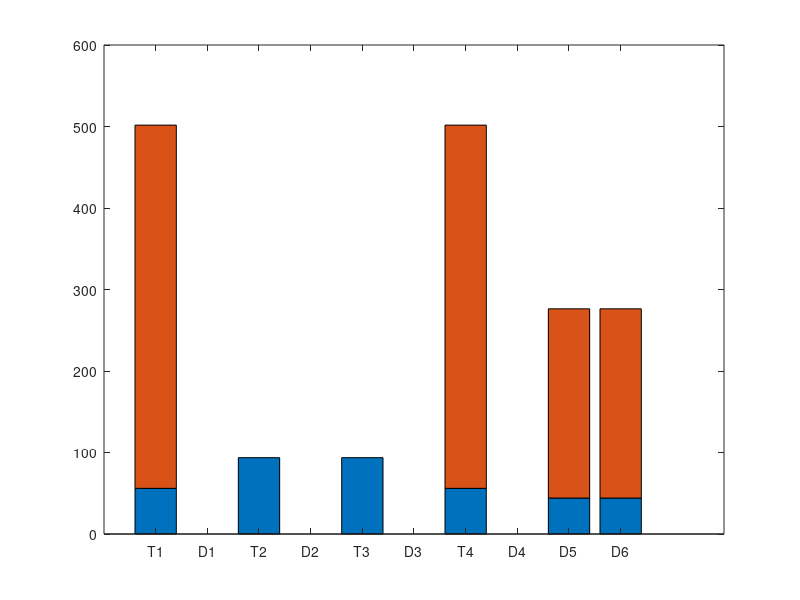
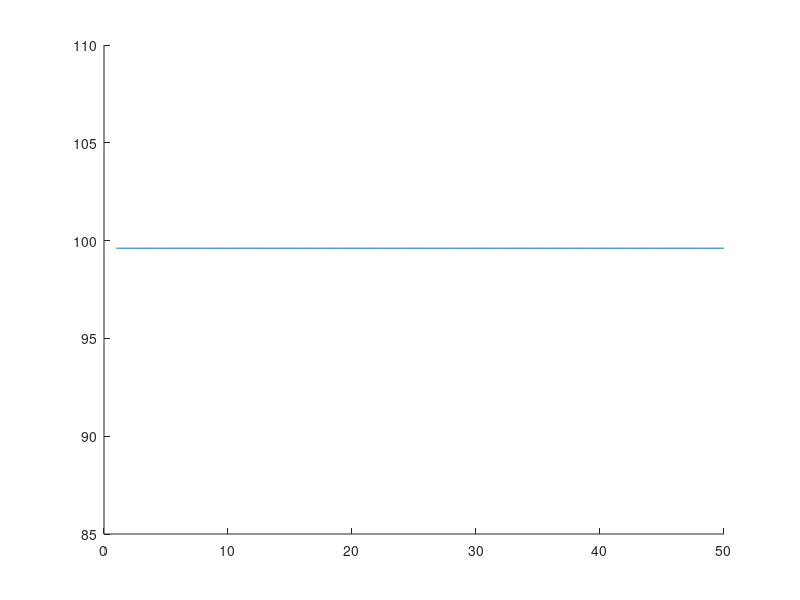
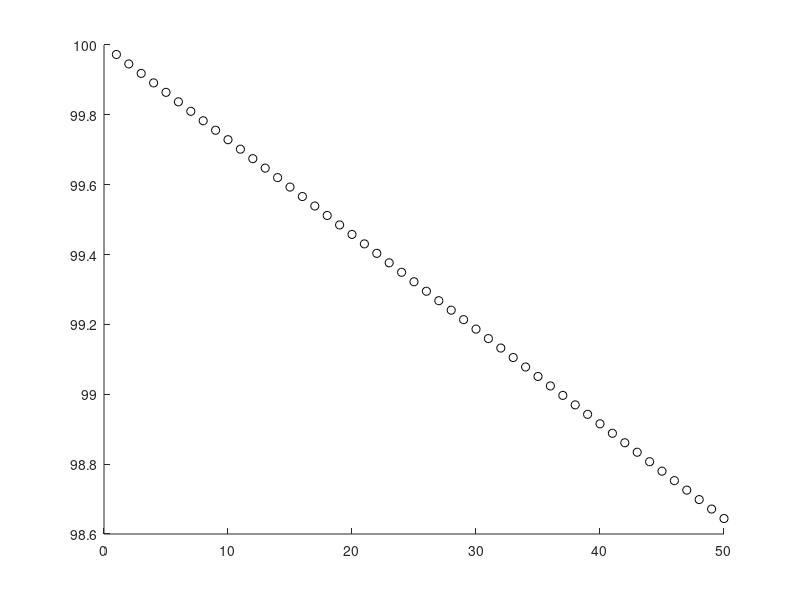
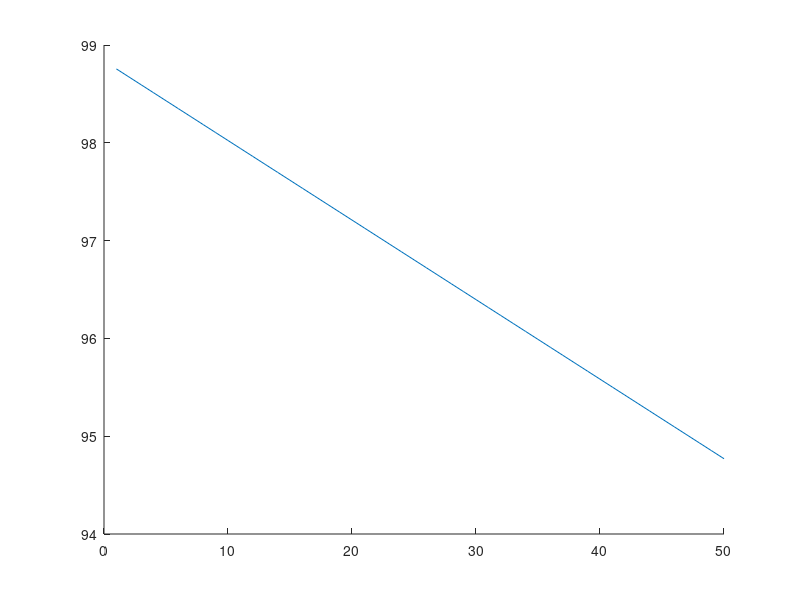

These figures' MATLAB source, in order:
% figure;
% bar(transpose([Pc_comp; Ps_comp]),'stacked')
% xticklabels({'T1','D1','T2','D2','T3','D3','T4','D4','D5','D6'})
% title('NPCC phi=180')
% clear all

%%

f__s=20000;
U__DC=900;
Vac=400;
Pac=100000; %% 100 kW
Iac_rms=Pac/(sqrt(3)*Vac);

%%% IGBT 1 parameters

U__Bt=600;
b__0t=0; 
b__1t=1.7410e-04 ;
b__2t=5.4937e-08; 

rt=0.0055;
Vt=0.56;

% % % % % %%% IGBT 2 parameters
% % % % % 
% % % % % U__Bt=600;
% % % % % b__0t=0; 
% % % % % b__1t=1.8682e-04;
% % % % % b__2t=3.4499e-08; 
% % % % % 
% % % % % rt=0.0055;
% % % % % Vt=0.56;

%%%% IGBT 1 and 2 Eon and Eoff are same, slightly different due to the
%%%% curve fitting - I can assume them equal

%%% Diode 1-2 parameters

U__Bd12=600;
b__0d12=0;
b__1d12=0.00010777181728433188;
b__2d12=-9.544835941123982e-8;

rd12=0.0046;
Vd12=0.98;

%%% Diode 5 parameters

U__Bd5=600;
b__0d5=0;
b__1d5=0.00010895583901692339;
b__2d5=-8.525717376201372e-8;

rd5=0.0044;
Vd5=0.95;

ddeg=0;
d=ddeg/180.*pi;
I__ac=sqrt(2)*Iac_rms

m=Vac*2*sqrt(2)/sqrt(3)/U__DC%1;%0.05:0.05:0.95;

% d=-pi:1/180.*pi:pi;
i=0;
for f__s=1000:1000:50000
i=i+1;
%%% RMS currents

irms_t23=sqrt(3).*sqrt(-2.*m.*cos(d).^2+4.*m.*cos(d)+3.*pi-2.*m).*abs(I__ac)/(6.*sqrt(pi));

irms_t14=sqrt(2).*sqrt(3).*(cos(d)+1).*sqrt(m).*abs(I__ac)/(6.*sqrt(pi));

irms_d1234=-sqrt(2).*sqrt(3).*(cos(d)-1).*sqrt(m).*abs(I__ac)/(6.*sqrt(pi));

irms_d56=sqrt(3).*sqrt(-(2.*(m.*cos(2.*d)+3.*m-3.*pi.*(1/2))).*I__ac^2)/(6.*sqrt(pi));

%%% AVG currents

iavg_t23=-I__ac.*(-m.*cos(abs(d)).*abs(d)+m.*sin(abs(d))-4)/(4.*pi);

iavg_t14=-I__ac.*((-pi+abs(d)).*cos(abs(d))-sin(abs(d))).*m/(4.*pi);

iavg_d1234=m.*I__ac.*(-cos(abs(d)).*abs(d)+sin(abs(d)))/(4.*pi);

iavg_d56=I__ac.*(m.*(abs(d)-(1/2).*pi).*cos(abs(d))-m.*sin(abs(d))+2)/(2.*pi);

%%% Conduction losses

Pc_t1=irms_t14.^2*rt+iavg_t14*Vt;

Pc_t2=irms_t23.^2*rt+iavg_t23*Vt;

Pc_t3=Pc_t2;

Pc_t4=Pc_t1;

Pc_d1=irms_d1234.^2*rd12+iavg_d1234*Vd12;

Pc_d2=irms_d1234.^2*rd12+iavg_d1234*Vd12;

Pc_d3=Pc_d2;

Pc_d4=Pc_d1;

Pc_d5=irms_d56.^2*rd5+iavg_d56*Vd5;

Pc_d6=Pc_d5;

Pc_comp=[Pc_t1 Pc_d1 Pc_t2 Pc_d2 Pc_t3 Pc_d3  Pc_t4 Pc_d4 Pc_d5  Pc_d6];

Pc_tot=sum(Pc_comp);

%%% Switching losses

Ps_t14=-(-(1/2).*I__ac.*(b__2t.*I__ac.*sin(abs(d))+2.*b__1t).*cos(abs(d))+...
    (1/2).*b__2t.*(-pi+abs(d)).*I__ac^2-b__1t.*I__ac+b__0t.*(-pi+abs(d))).*U__DC.*f__s/(4.*pi.*U__Bt);

Ps_t23=-f__s.*U__DC.*(b__2t.*I__ac^2.*cos(abs(d)).*sin(abs(d))-b__2t.*I__ac^2.*abs(d)+...
    2.*b__1t.*I__ac.*cos(abs(d))-2.*b__1t.*I__ac-2.*b__0t.*abs(d))/(8.*pi.*U__Bt);

Ps_d14=-f__s.*U__DC.*(b__2d12.*I__ac^2.*cos(abs(d)).*sin(abs(d))-b__2d12.*I__ac^2.*abs(d)+...
    2.*b__1d12.*I__ac.*cos(abs(d))-2.*b__1d12.*I__ac-2.*b__0d12.*abs(d))/(8.*pi.*U__Bd12);

Ps_d56=-(-(1/2).*I__ac.*(b__2d5.*I__ac.*sin(abs(d))+2.*b__1d5).*cos(abs(d))+...
    (1/2).*b__2d5.*(-pi+abs(d)).*I__ac^2-b__1d5.*I__ac+b__0d5.*(-pi+abs(d))).*U__DC.*f__s/(4.*pi.*U__Bd5);

Ps_t1=Ps_t14;

Ps_t2=Ps_t23;

Ps_t3=Ps_t2;

Ps_t4=Ps_t1;

Ps_d1=Ps_d14;

Ps_d2=0;

Ps_d3=0;

Ps_d4=Ps_d1;

Ps_d5=Ps_d56;

Ps_d6=Ps_d5;

Ps_comp=[Ps_t1 Ps_d1 Ps_t2 Ps_d2 Ps_t3 Ps_d3  Ps_t4 Ps_d4 Ps_d5  Ps_d6];

Ps_tot=sum(Ps_comp);

%%% total losses per component

Pt1=Pc_t1+Ps_t1;

Pt2=Pc_t2+Ps_t2;

Pt3=Pc_t3+Ps_t3;

Pt4=Pc_t4+Ps_t4;

Pd1=Pc_d1+Ps_d1;

Pd2=Pc_d2+Ps_d2;

Pd3=Pc_d3+Ps_d3;

Pd4=Pc_d4+Ps_d4;

Pd5=Pc_d5+Ps_d5;

Pd6=Pc_d6+Ps_d6;

Ptot_comp=[Pt1 Pd1 Pt2 Pd2 Pt3 Pd3  Pt4 Pd4 Pd5  Pd6];


Ptot(i)=(Pc_tot+Ps_tot)*3;
% Ptot=(Pc_tot+Ps_tot)*3;
% eff1=(Pac-Ptot)/Pac*100
eff(i)=(Pac-Ptot(i))/Pac*100;

eff_cond(i)=(Pac-Pc_tot)/Pac*100;
eff_sw(i)=(Pac-Ps_tot)/Pac*100;
end

figure(98)
hold on
plot(eff_cond)

figure(99)
hold on
plot(eff_sw,'ok')

figure(100)
hold on
plot(eff)


%% Sweeping delta
% close all
% figure
% 
% subplot(1,2,2)
% plot(d,irms_t14,d,irms_t23,d,irms_d1234,d,irms_d56,'Linewidth',1.5)
% title('I_{rms}')
% xlim([-pi pi])
% xticks([-pi -pi/2 0 pi/2 pi ])
% xticklabels({'-\pi','-\pi/2','0','\pi/2','\pi'})
% xlabel('\delta')
% ylabel('[A]')
% 
% subplot(1,2,1)
% plot(d,iavg_t14,d,iavg_t23,d,iavg_d1234,d,iavg_d56,'Linewidth',1.5)
% title('I_{avg}')
% xlim([-pi pi])
% xticks([-pi -pi/2 0 pi/2 pi ])
% xticklabels({'-\pi','-\pi/2','0','\pi/2','\pi'})
% legend('T1-T4','T2-T3','D1-D2-D3-D4','D5-D6')
% ylabel('[A]')
% xlabel('\delta')
% suptitle('NPCC currents')

% figure;
% plot(d,Pc_t1,d,Pc_t2,d,Pc_d1,d,Pc_d2,d,Pc_d5)
% title('Conduction losses')
% 
% figure;
% plot(d,Ps_t14,d,Ps_t23,d,Ps_d14,d,Ps_d56)
% title('Switching losses')
% 
% figure;
% plot(d,Pc_tot,d,Ps_tot,d,Ptot)
% title('Cond and sw losses')

%% Sweeping m
% close all
% figure;
% plot(m,irms_t23d56,m,irms_t14,m,irms_d1234)
% title('I_{rms}')
% 
% figure;
% plot(m,iavg_t23d56,m,iavg_t14,m,iavg_d1234)
% title('I_{avg}')
% 
% figure;
% hold on
% plot(m,Pc_tot,m,Ps_tot,m,Ptot)
% scatter(m,Ptot)
% title('Cond and sw losses')
% 
figure;
bar(transpose([Pc_comp; Ps_comp]),'stacked')
xticklabels({'T1','D1','T2','D2','T3','D3','T4','D4','D5','D6'})